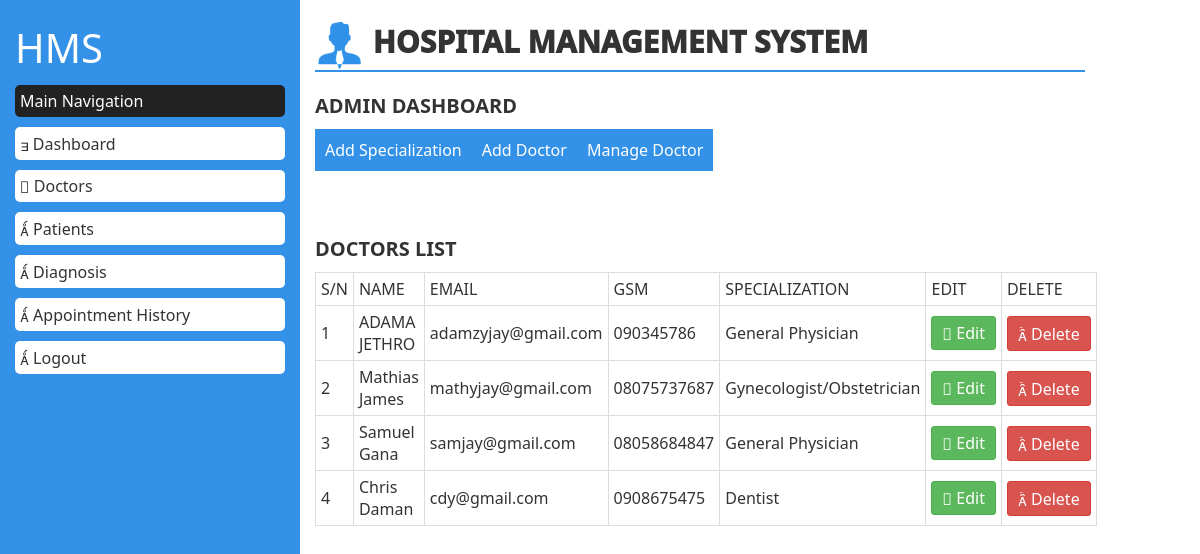
The app's page /admin/manage_doctor.php with its own data.
### tables this page shows
CREATE TABLE `doctor` (
  `id` int(11) NOT NULL auto_increment,
  `name` varchar(40) NOT NULL,
  `email` varchar(40) NOT NULL,
  `gsm` varchar(20) NOT NULL,
  `pword` varchar(20) NOT NULL,
  `spec` varchar(50) NOT NULL,
  PRIMARY KEY  (`id`)
);

### admin/manage_doctor.php (the view, shortened to what this page needs)
<?php
include("../db_connection.php");
 ?>
<!DOCTYPE html>
<html>
<head>
	<link rel="stylesheet" type="text/css" href="../bootstrap-3.3.7-dist/css/bootstrap.min.css">
	<link rel="stylesheet" type="text/css" href="../css/style.css">
	<link rel="stylesheet" type="text/css" href="../datatable/dataTable.bootstrap.min.css">
</head>
<body>
	<section id="pdash">
		<div class="container-fluid">
			<div class="row">
				<div class="col-md-3">
					<h3>HMS</h3>
					<h4>Main Navigation</h4>
					<a href="dashboard.php" style="color: #333;text-decoration: none;"><p><span class="glyphicon glyphicon-home"></span> Dashboard</p></a>
					<a href="doctors.php" style="color: #333;text-decoration: none;"><p><span class="glyphicon glyphicon-edit"></span> Doctors</p></a>
					<a href="patient.php" style="color: #333;text-decoration: none;"><p><span class="glyphicon glyphicon-th-large"></span> Patients</p></a>
					<a href="diagnosis.php" style="color: #333;text-decoration: none;"><p><span class="glyphicon glyphicon-th-large"></span> Diagnosis</p></a>
						<a href="appoint_his.php" style="color: #333;text-decoration: none;"><p><span class="glyphicon glyphicon-th-large"></span> Appointment History</p></a>
						<a href="../index.php" style="color: #333;text-decoration: none;"><p><span class="glyphicon glyphicon-th-large"></span> Logout</p></a>
				</div>
				<div class="col-md-8">
					<h3 style="font-size: 30px !important;font-weight: 1000 !important"><img src="../images/grid-img1.png" style="width: 50px;height: 50px"> HOSPITAL MANAGEMENT SYSTEM </h3>
					<h1>ADMIN DASHBOARD</h1>
					<ul>
						<li><a href="doctors.php">Add Specialization</a></li>
						<li><a href="add_doctor.php">Add Doctor</a></li>
						<li><a href="manage_doctor.php">Manage Doctor</a></li>
					</ul>
					<br>
				<br>
					<h2 style="font-size: 20px !important;font-weight: 600 !important">DOCTORS LIST</h2>
					<table width="100%" border="1">
						<tr>
							<td>S/N</td>
							<td>NAME</td>
							<td>EMAIL</td>
							<td>GSM</td>
							<td>SPECIALIZATION</td>
							<td>EDIT</td>
							<td>DELETE</td>
						</tr>
						<?php
						$sql = "SELECT * FROM doctor";
						$run = mysqli_query($dbcon,$sql);
						while ($row=mysqli_fetch_assoc($run)) {
						 ?>
						 	<tr>
						 		<td><?php echo $row['id']; ?></td>
						 		<td><?php echo $row['name']; ?></td>
						 		<td><?php echo $row['email']; ?></td>
						 		<td><?php echo $row['gsm']; ?></td>
						 		<td><?php echo $row['spec']; ?></td>
						 		<td><a href="#edit_<?php echo $row['id']; ?>" class="btn btn-success btn-sm" data-toggle="modal"><span class="glyphicon glyphicon-edit"></span> Edit</a></td>
						<td><a href="#delete_<?php echo $row['id']; ?>" class="btn btn-danger btn-sm" data-toggle="modal"><span class="glyphicon glyphicon-user"></span> Delete</a></td>
						 	</tr>
						<?php } ?>
					</table>
				</div>
			</div>
		</div>
	</section>
</body>
</html>

### css/style.css (style rules this page uses)
* { margin: 0; padding: 0; font: 16px "Segoe UI" , Tahoma, Verdana, Tahoma, Arial, "Helvetica Neue" , Helvetica, Sans-Serif !important; }
#pdash .col-md-3 { background-color: #3391E7; height: 100vh; }
#pdash .col-md-3 h3 { font-size: 40px !important; color: #fff; font-weight: 1000; }
#pdash .col-md-3 h4 { color: #fff; background-color: #222; padding: 5px; border-radius: 5px; }
#pdash .col-md-3 p { color: #333; background-color: #fff; padding: 5px; border-radius: 5px; }
#pdash .col-md-8 h3 { border-bottom: 2px solid #3391E7; }
#pdash .col-md-8 h1 { font-size: 20px !important; font-weight: 600 !important; }

### admin/manage_doctor.php (style rules this page uses)
ul { margin: 0; padding: 0; list-style: none; overflow: hidden; }
li { float: left; }
li a { display: block; background-color: #3391E7; padding: 10px; color: #fff; text-decoration: none !important; }
table { border: 1px solid #ddd; }
td { border: 1px solid #ddd; padding: 5px; }

### records on screen
doctor: id "1", name "ADAMA JETHRO", email "adamzyjay@gmail.com", gsm "090345786", spec "General Physician"
doctor: id "2", name "Mathias James", email "mathyjay@gmail.com", gsm "08075737687", spec "Gynecologist/Obstetrician"
doctor: id "3", name "Samuel Gana", email "samjay@gmail.com", gsm "08058684847", spec "General Physician"
doctor: id "4", name "Chris Daman", email "cdy@gmail.com", gsm "0908675475", spec "Dentist"
